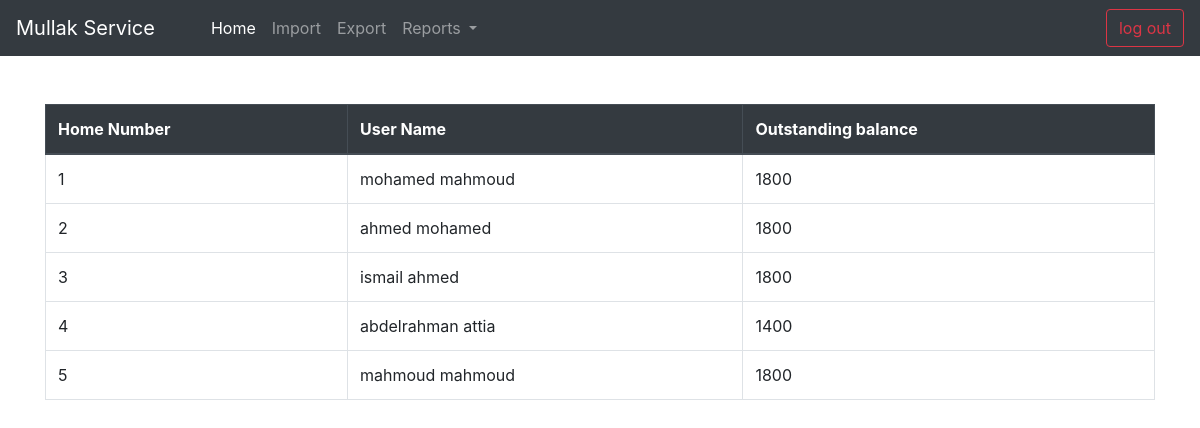
/outstanding.php (signed in), run on the app's committed database.
### tables this page shows
CREATE TABLE `users` (
  `user_id` int(11) NOT NULL,
  `username` varchar(255) NOT NULL,
  `pass` varchar(255) NOT NULL,
  `is_admin` tinyint(1) NOT NULL DEFAULT 0,
  `home_no` int(11) NOT NULL
);

### outstanding.php (the view, shortened to what this page needs)
<!DOCTYPE html>
<html lang="en">
<head>
    <link rel="stylesheet" href="https://stackpath.bootstrapcdn.com/bootstrap/4.4.1/css/bootstrap.min.css">
</head>
<body>
    <?php
            include "connection.php";
            if(isset($_SESSION["username"]))
            {
            include "navbar.php";
            $viewdata=new reports();
            $view=$viewdata->viewData();
                    ?>
                        <section id="table" class="mt-5">
                            <div class="container">
                                <table class="table table-bordered">
                                    <thead class="thead-dark">
                                        <tr>
                                        <th scope="col">Home Number</th>
                                        <th scope="col">User Name</th>
                                        <th scope="col">Outstanding balance</th>
                                        </tr>
                                    </thead>
                                    <tbody>
                                        <?php
                                            if ($view->num_rows > 0) {
                                                while($row = $view->fetch_assoc()) {
                                                    $total=2400-$row["SUM(amount)"];
                                                    echo "<tr>
                                                    <td>". $row["home_no"]."</td>
                                                    <td>". $row["username"]."</td>
                                                    <td>". $total."</td>";
                                                }
                                            } else {
                                                echo "0 results";
                                            }
                                        ?>
                                    </tbody>
                                </table>
                            </div>
                        </section>
                    <?php
            }else {
                header("location:index.php");
            }
        ?>
</body>
</html>

### data on the page
users: home_no "1", username "mohamed mahmoud", total "1800"
users: home_no "2", username "ahmed mohamed", total "1800"
users: home_no "3", username "ismail ahmed", total "1800"
users: home_no "4", username "abdelrahman attia", total "1400"
users: home_no "5", username "mahmoud mahmoud", total "1800"
